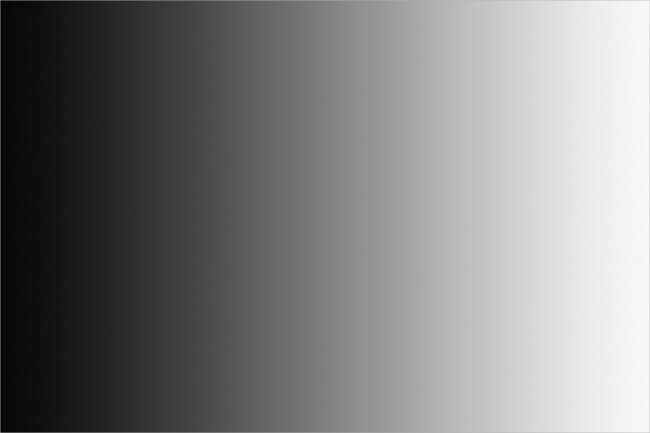
#> input picture gradient.jpg, 650 x 433 px
$ jupyter execute 'Image Thresholding 8.ipynb'
#> lines starting #> are read from the running program, lines starting #| are printed output that depends on the picture; after the words box and inside, x2 and y2 are one past the last pixel; in counts of white or black regions, pixels touching at a corner belong together
[cell 1]
import cv2
import numpy as np

### Simple Threshold

[cell 2]
#thresholding is used to seperate a object from its bg. compare each pixel of an image to a predefined Th value
img = cv2.imread('gradient.jpg')
#> img is the input picture: shape (433, 650, 3); min 1, max 252, mean 127.6
#we have to define two variable. one is ret and the other is threshold value
_,th_bin = cv2.threshold(img,127,255,cv2.THRESH_BINARY)
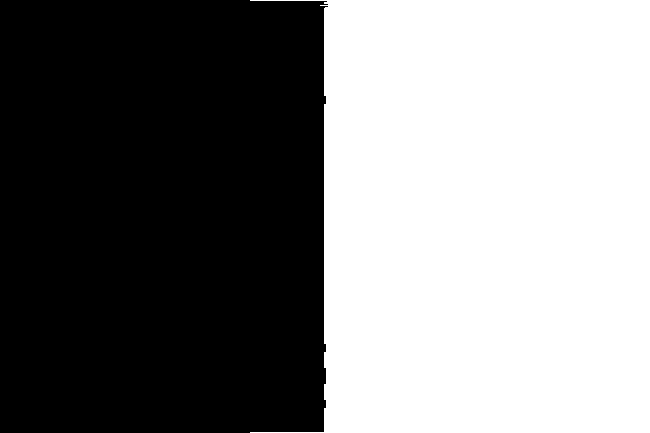
#> th_bin: shape (433, 650, 3); 50.2% white; 1 black region, box (x1, y1, x2, y2) and area: (0, 0, 328, 433) 140232
_,th_bin_inv = cv2.threshold(img,127,255,cv2.THRESH_BINARY_INV)
_,th_trun = cv2.threshold(img,127,255,cv2.THRESH_TRUNC)
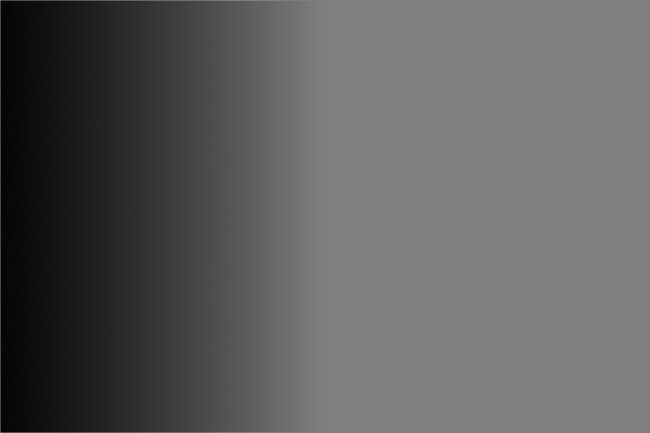
#> th_trun: shape (433, 650, 3); min 1, max 127, mean 93.8
_,th_tozero = cv2.threshold(img,127,255,cv2.THRESH_TOZERO)
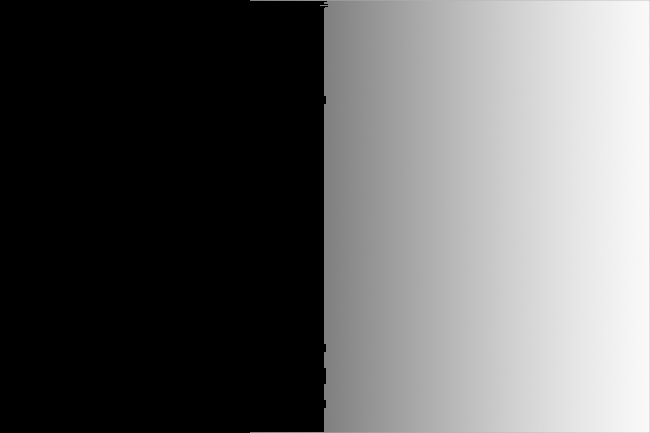
#> th_tozero: shape (433, 650, 3); min 0, max 252, mean 97.5
_,th_tozero_inv = cv2.threshold(img,127,255,cv2.THRESH_TOZERO_INV)
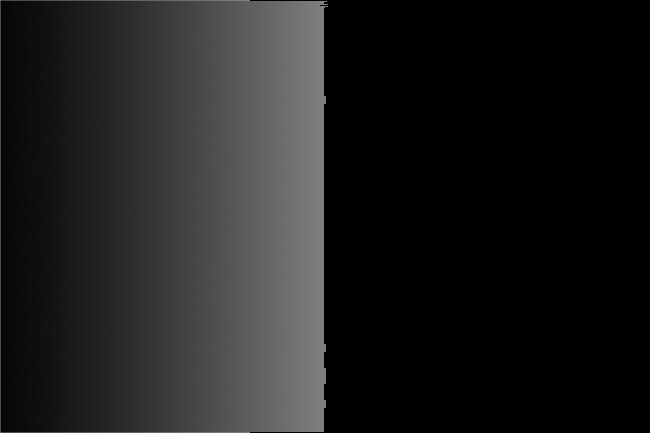
#> th_tozero_inv: shape (433, 650, 3); min 0, max 127, mean 30.1

cv2.imshow('Image', img)
cv2.imshow('Thresh_Binary',th_bin)
cv2.imshow('Thresh_Binary_Inv',th_bin_inv)
cv2.imshow('Thresh_Trun',th_trun)
cv2.imshow('Thresh_Tozero',th_tozero)
cv2.imshow('Thresh_Tozero_Inv',th_tozero_inv)
cv2.waitKey(0)
cv2.destroyAllWindows()

### Adaptive Threshold

[cell 3]
img = cv2.imread('text.png',0)
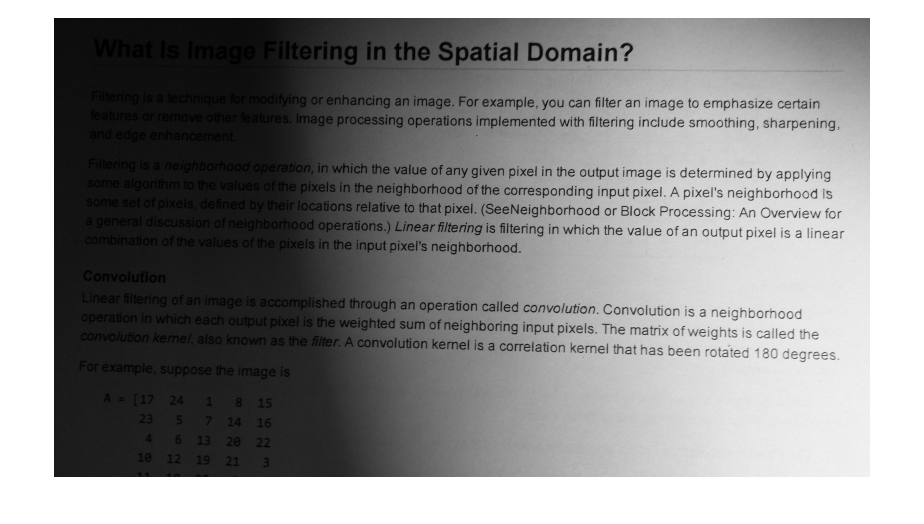
#> input picture text.png, 1848 x 1048 px (shown at 1/2 size)
#> img is the input picture: shape (1048, 1848); min 0, max 255, mean 143.1
img = cv2.resize(img,(540,380))
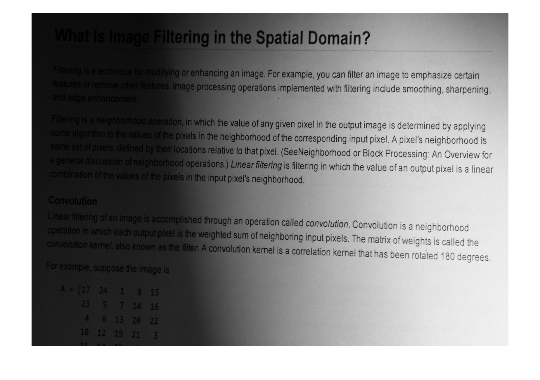
#> img: shape (380, 540); min 0, max 255, mean 143

#just apply normal thresholding technique
#_,th_bin = cv2.threshold(img,127,255,cv2.THRESH_BINARY)

#Adaptive threshold takes a region and then calculate the threshold value
thresh1 = cv2.adaptiveThreshold(img, 255, cv2.ADAPTIVE_THRESH_MEAN_C,
                                          cv2.THRESH_BINARY, 15, 2)
#> thresh1: shape (380, 540); 81.9% white; 3483 black regions (3103 under 20 px), largest, box (x1, y1, x2, y2) and area: (31, 13, 509, 346) 11144, (349, 48, 493, 55) 261, (96, 116, 146, 126) 197

thresh2 = cv2.adaptiveThreshold(img, 255, cv2.ADAPTIVE_THRESH_GAUSSIAN_C,
                                          cv2.THRESH_BINARY, 15, 2)
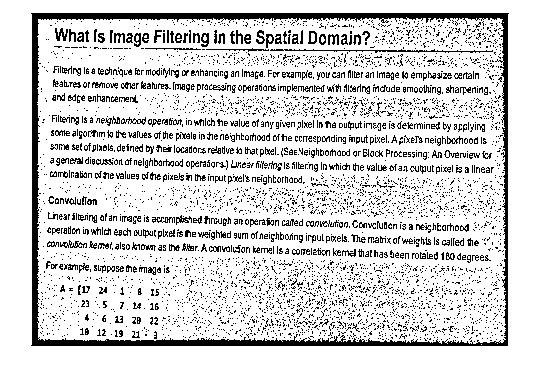
#> thresh2: shape (380, 540); 84% white; black in thin lines or dots, all inside (x1, y1, x2, y2) = (31, 13, 509, 346)

cv2.imshow('Image', img)
#cv2.imshow('Binary', th_bin)
cv2.imshow('Adaptive_mean', thresh1)
cv2.imshow('Adaptive_mean_Gauss', thresh2)
cv2.waitKey(0)
cv2.destroyAllWindows()

### Self Practice

[cell 4]
img = cv2.imread('text.png',0)
img = cv2.resize(img,(700,580))
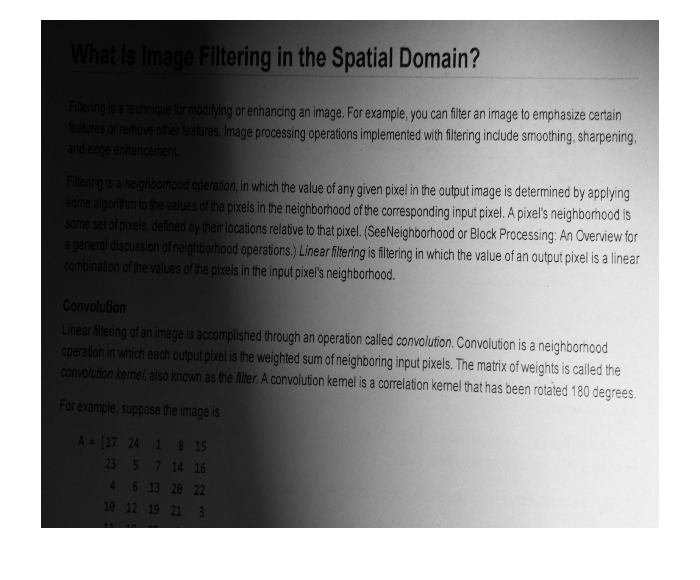
#> img: shape (580, 700); min 0, max 255, mean 143

th1 = cv2.adaptiveThreshold(img, 255, cv2.ADAPTIVE_THRESH_GAUSSIAN_C, cv2.THRESH_BINARY, 9,2)
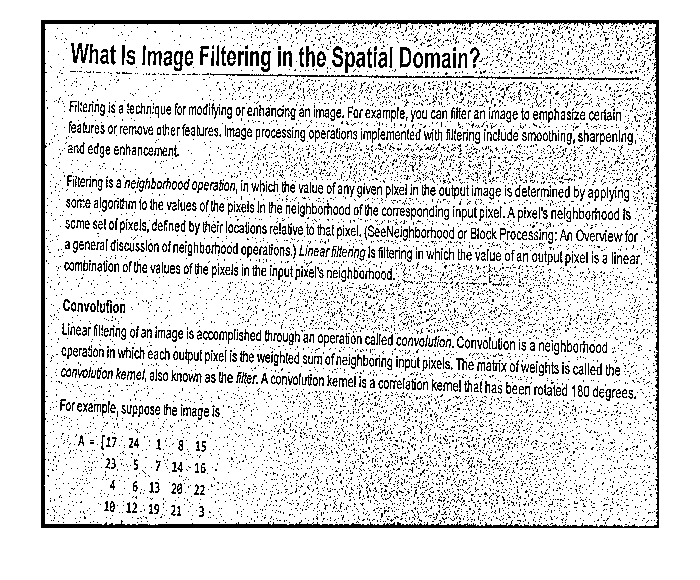
#> th1: shape (580, 700); 86.8% white; black in thin lines or dots, all inside (x1, y1, x2, y2) = (41, 20, 659, 528)
th2 = cv2.adaptiveThreshold(img, 255, cv2.ADAPTIVE_THRESH_MEAN_C, cv2.THRESH_BINARY, 7,2)
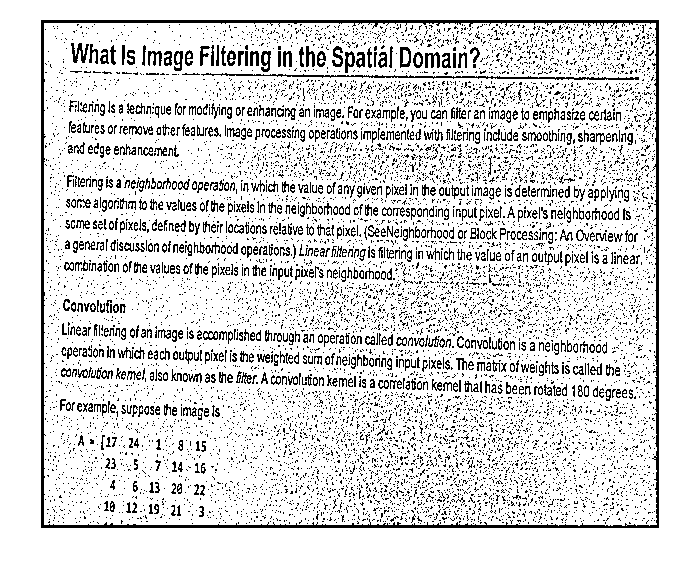
#> th2: shape (580, 700); 86% white; black in thin lines or dots, all inside (x1, y1, x2, y2) = (41, 20, 659, 528)

cv2.imshow('Image',img)
cv2.imshow('Gaussian', th1)
cv2.imshow('Mean', th2)
cv2.waitKey(0)
cv2.destroyAllWindows()
